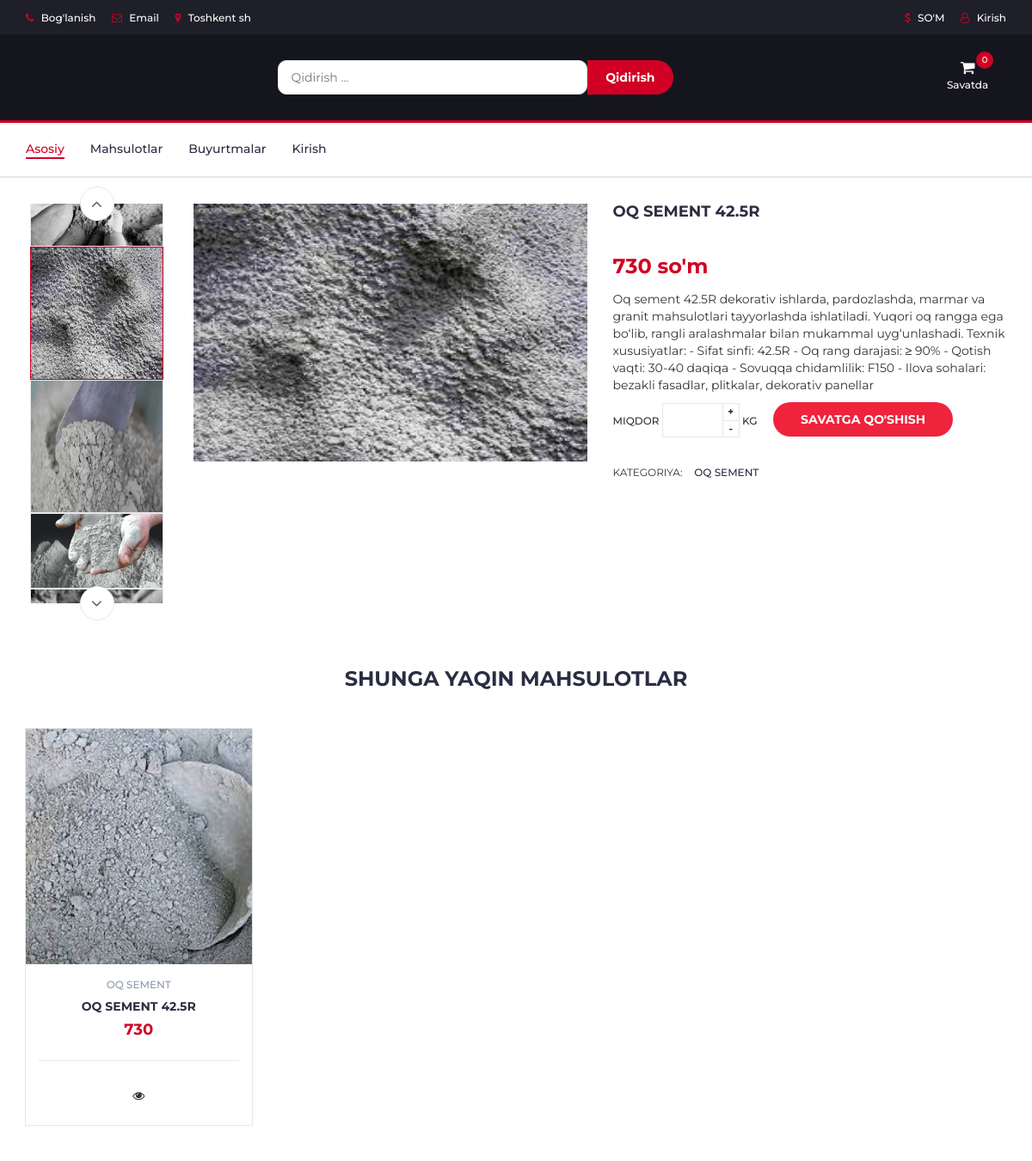
The app's page /mahsulot/10/ with its own data.
### eShopApp/models.py (models this page shows, shortened)
class MoreImages(models.Model):
    product = models.ForeignKey(Product, on_delete=models.CASCADE)
    image = models.ImageField(upload_to='media')
    class Meta:
        verbose_name = "Ko'proq rasm"
        verbose_name_plural = "Ko'proq rasmlar"

class Product(models.Model):
    name = models.CharField(max_length=50, unique=True)
    type = models.ForeignKey(ProductType, on_delete=models.CASCADE)
    image = models.ImageField(upload_to='media')
    price = models.PositiveBigIntegerField()
    info = models.TextField()
    class Meta:
        verbose_name = 'Mahsulot'
        verbose_name_plural = 'Mahsulotlar'

class ProductType(models.Model):
    name = models.CharField(max_length=20, unique=True)
    def __str__(self):
        return self.name
    class Meta:
        verbose_name = 'Mahsulot turi'
        verbose_name_plural = 'Mahsulot turlari'

### eShopApp/views.py (the view)
# urls.py: path('mahsulot/<int:id>/', detail_products, name='product_detail'),
def detail_products(request, id):
    data = get_object_or_404(Product, id=id)
    related_products = Product.objects.filter(type__name=data.type.name)
    more_images = MoreImages.objects.filter(product=data)
    if request.method == "POST" and request.user.is_authenticated:
        form = CreateOrderForm(request.POST or None)
        if form.is_valid():
            new_order = form.save(commit=False)
            new_order.user = request.user
            new_order.product = data
            new_order.save()
            messages.success(request, "Sizda ushbu mahsulotdan bor")
            return redirect('product_detail', id)
    else:
        form = CreateOrderForm()
    context = {
        'data': data,
        'related_products': related_products,
        'more_images': more_images,
        'form': form
    }
    return render(request, 'product.html', context)

### eShopApp/forms.py
class CreateOrderForm(forms.ModelForm):
    class Meta:
        model = Order
        fields = ['quantity']

### eShopApp/context_proc.py (called while the page is built)
def get_types_list(request):
    get_types = ProductType.objects.all()
    context = {
        'get_types': get_types
    }
    return context

def purchasing(request):
    if request.user.is_authenticated:
        order_list = Order.objects.filter(user=request.user, is_shipped=False)
        price = 0
        for i in order_list:
            price = price + i.quantity * i.product.price
    else:
        order_list = Order.objects.none()
        price = 0
    context = {
        'order_list': order_list,
        'price': price
    }
    return context

### eShopApp/templatetags/template_filters.py (called while the page is built)
@register.filter
def sum_converter(val):
    val = str(val)[::-1]
    count = 0
    result = ''
    for i in val:
        if count % 3 == 0:
            result = result + f' {i}'
        else:
            result = result + i
        count += 1
    return result[::-1]

### templates/product.html (shortened to what this page needs)
{% extends 'base.html' %}
{% load static %}
{% load template_filters %}
{% block content %}
		<div class="section">
			<div class="container">
				<div class="row">
					<div class="col-md-5 col-md-push-2">
						<div id="product-main-img">
							{% for i in more_images %}
							<div class="product-preview">
								<img style="height: 300px;" src="{{ i.image.url }}" alt="">
							</div>
							{% endfor %}
						</div>
					</div>
					<div class="col-md-2  col-md-pull-5">
						<div id="product-imgs">
							{% for i in more_images %}
							<div class="product-preview">
								<img  src="{{ i.image.url }}" alt="">
							</div>
							{% endfor %}
						</div>
					</div>
					<div class="col-md-5">
						<div class="product-details">
							<h2 class="product-name">{{ data.name }}</h2>
							<div>
							</div>
							<div>
								<h3 class="product-price">{{ data.price|sum_converter }} so'm</h3>
							</div>
							<p>{{ data.info }}</p>
							<form method="post" action="{% url 'product_detail' data.id %}">{% csrf_token %}
								<div class="add-to-cart">
									<div class="qty-label">
										Miqdor
										<div class="input-number">
											<input name="quantity" type="number" required>
											<span class="qty-up">+</span>
											<span class="qty-down">-</span>
										</div>
										<span> kg</span>
									</div>
									{% if request.user.is_authenticated %}
										<button type="submit" class="add-to-cart-btn"><i class="fa fa-shopping-cart"></i> Savatga qo'shish</button>
									{% else %}
										<button onclick=showAlert() class="add-to-cart-btn"> Savatga qo'shish</button>
									{% endif %}
								</div>
							</form>
							<ul class="product-links">
								<li>Kategoriya:</li>
								<li><a href="#">{{ data.type }}</a></li>
							</ul>
							<br>
						</div>
					</div>
					</div>
				</div>
			</div>
		<div class="section">
			<div class="container">
				<div class="row">
					<div class="col-md-12">
						<div class="section-title text-center">
							<h3 class="title">Shunga yaqin mahsulotlar</h3>
						</div>
					</div>
					{% for i in related_products %}
					<a href="{% url 'product_detail' i.id %}">
						<div class="col-md-3 col-xs-6">
						<div class="product">
							<div class="product-img">
								<img src="{{ i.image.url }}" alt="">
							</div>
							<div class="product-body">
								<p class="product-category">{{ i.type }}</p>
								<h3 class="product-name"><a href="#">{{ i.name }}</a></h3>
								<h4 class="product-price">{{ i.price|sum_converter }}</h4>
								<div class="product-rating">
								</div>
								<div class="product-btns">
									<button class="quick-view"><i class="fa fa-eye"></i><span class="tooltipp">ko'rish</span></button>
								</div>
							</div>
							<div class="add-to-cart">
								<button class="add-to-cart-btn"> Savatga qo'shish</button>
							</div>
						</div>
					</div>
					</a>
					{% endfor %}
				</div>
			</div>
		</div>
{% endblock content %}

### static/css/style.css (style rules this page uses)
body { font-family: 'Montserrat', sans-serif; font-weight: 400; color: #333; }
h1, h2, h3, h4, h5, h6 { color: #2B2D42; font-weight: 700; margin: 0 0 10px; }
a { color: #2B2D42; font-weight: 500; -webkit-transition: 0.2s color; transition: 0.2s color; }
ul, ol { margin: 0; padding: 0; list-style: none }
.input-number { position: relative; }
.input-number input[type="number"] { -moz-appearance: textfield; height: 40px; width: 100%; border: 1px solid #E4E7ED; background-color: #FFF; padding: 0px 35px 0px 15px; }
.input-number .qty-up, .input-number .qty-down { position: absolute; display: block; width: 20px; height: 20px; border: 1px solid #E4E7ED; background-color: #FFF; text-align: center; font-weight: 700; cursor: pointer; -webkit-user-select: none; -moz-user-select: none; -ms-user-select: none; user-select: none; }
.input-number .qty-up { right: 0; top: 0; border-bottom: 0px; }
.input-number .qty-down { right: 0; bottom: 0; }
.section { padding-top: 30px; padding-bottom: 30px; }
.section-title { position: relative; margin-bottom: 30px; margin-top: 15px; }
.section-title .title { display: inline-block; text-transform: uppercase; margin: 0px; }
.product { position: relative; margin: 15px 0px; -webkit-box-shadow: 0px 0px 0px 0px #E4E7ED, 0px 0px 0px 1px #E4E7ED; box-shadow: 0px 0px 0px 0px #E4E7ED, 0px 0px 0px 1px #E4E7ED; -webkit-transition: 0.2s all; transition: 0.2s all; }
.product .product-img { position: relative; }
.product .product-img>img { width: 100%; }
.product .product-body { position: relative; padding: 15px; background-color: #FFF; text-align: center; z-index: 20; }
.product .product-body .product-category { text-transform: uppercase; font-size: 12px; color: #8D99AE; }
.product .product-body .product-name { text-transform: uppercase; font-size: 14px; }
.product .product-body .product-name>a { font-weight: 700; }
.product .product-body .product-price { color: #D10024; font-size: 18px; }
.product .product-body .product-rating { position: relative; margin: 15px 0px 10px; height: 20px; }
.product .product-body .product-rating:after { content: ""; position: absolute; top: 50%; left: 0; right: 0; -webkit-transform: translateY(-50%); -ms-transform: translateY(-50%); transform: translateY(-50%); height: 1px; background-color: #E4E7ED; }
.product .product-body .product-btns>button { position: relative; width: 40px; height: 40px; line-height: 40px; background: transparent; border: none; -webkit-transition: 0.2s all; transition: 0.2s all; }
.product .add-to-cart { position: absolute; left: 1px; right: 1px; bottom: 1px; padding: 15px; background: #1e1f29; text-align: center; -webkit-transform: translateY(0%); -ms-transform: translateY(0%); transform: translateY(0%); -webkit-transition: 0.2s all; transition: 0.2s all; z-index: 2; }
.product .add-to-cart .add-to-cart-btn { position: relative; border: 2px solid transparent; height: 40px; padding: 0 30px; background-color: #ef233c; color: #FFF; text-transform: uppercase; font-weight: 700; border-radius: 40px; -webkit-transition: 0.2s all; transition: 0.2s all; }
#product-imgs .product-preview { margin: 0px 5px; border: 1px solid #E4E7ED; }
#product-imgs .product-preview.slick-current { border-color: #D10024; }
.product-preview img { width: 100%; }
.product-details .product-name { text-transform: uppercase; font-size: 18px; }
.product-details .product-price { display: inline-block; font-size: 24px; margin-top: 10px; margin-bottom: 15px; color: #D10024; }
.product-details .add-to-cart { margin-bottom: 30px; }
.product-details .add-to-cart .add-to-cart-btn { position: relative; border: 2px solid transparent; height: 40px; padding: 0 30px; background-color: #ef233c; color: #FFF; text-transform: uppercase; font-weight: 700; border-radius: 40px; -webkit-transition: 0.2s all; transition: 0.2s all; }
.product-details .add-to-cart .qty-label { display: inline-block; font-weight: 500; font-size: 12px; text-transform: uppercase; margin-right: 15px; margin-bottom: 0px; }
.product-details .add-to-cart .qty-label .input-number { width: 90px; display: inline-block; }
.product-details .product-links { margin-top: 15px; }
.product-details .product-links li { display: inline-block; text-transform: uppercase; font-size: 12px; }
.product-details .product-links li+li { margin-left: 10px; }

### records on screen
MoreImages: image (picture)
MoreImages: image (picture)
MoreImages: image (picture)
MoreImages: image (picture)
Product: name "OQ SEMENT 42.5R", price|sum_converter "730", info "Oq sement 42.5R dekorativ ishlarda, pardozlashda, marmar va granit mahsulotlari tayyorlashda ishlatiladi. Yuqori oq rangga ega bo‘lib, rangli aralashmalar bilan mukammal uyg‘unlashadi. Texnik xususiyatlar: - Sifat sinfi: 42.5R - Oq rang darajasi: ≥ 90% - Qotish vaqti: 30-40 daqiqa - Sovuqqa chidamlilik: F150 - Ilova sohalari: bezakli fasadlar, plitkalar, dekorativ panellar", type "OQ SEMENT", image (picture)

### other values on screen
{{ order_list.count }} "0"
